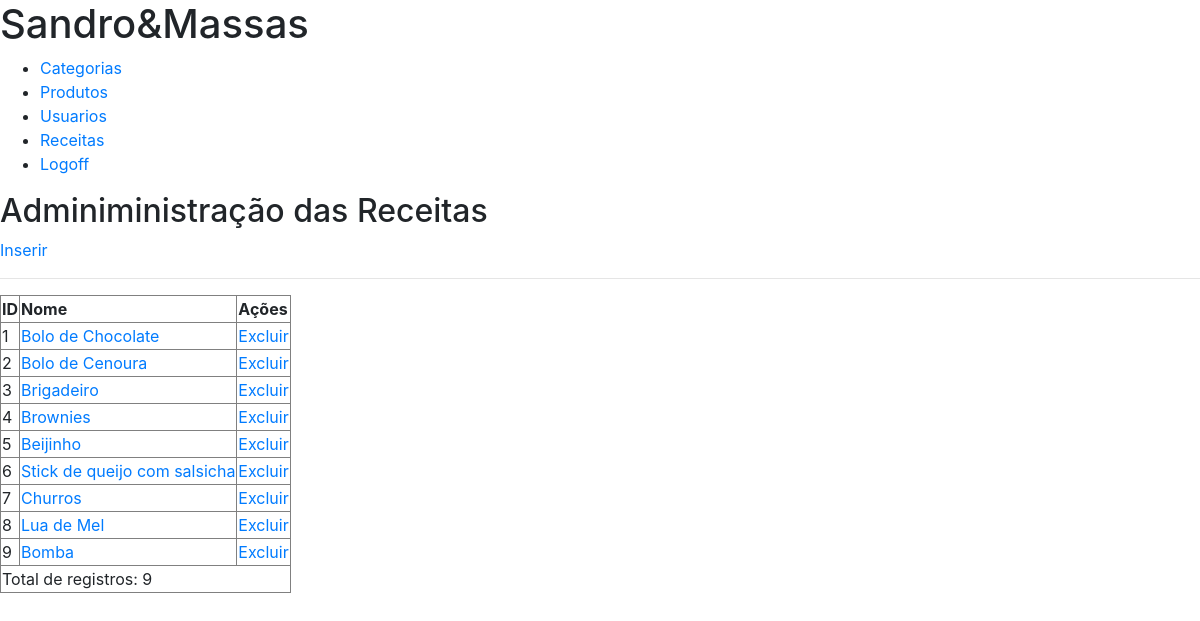
The page /admin/receitas-lista.php on the database as committed earlier.
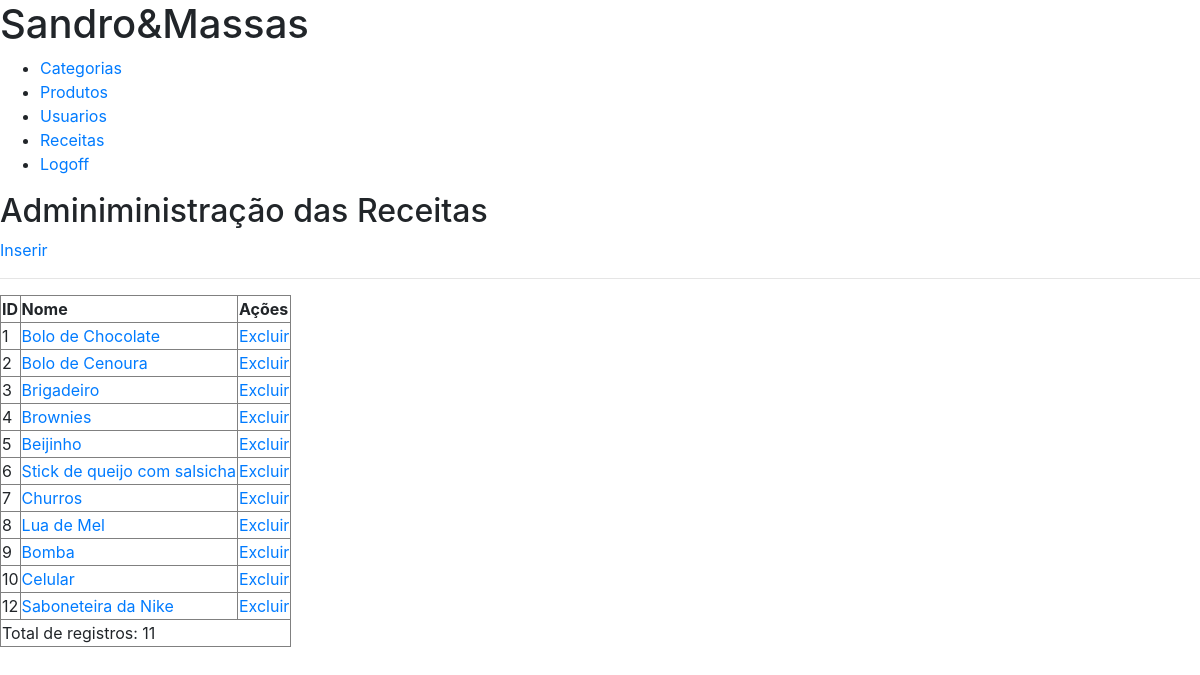
The same page on the database as committed later.
### tables this page shows
CREATE TABLE `receitas` (
  `ReceitaID` int(11) NOT NULL,
  `Titulo` varchar(100) NOT NULL,
  `Imagem` varchar(200) NOT NULL,
  `Descricao` longtext NOT NULL,
  `Video` longtext NOT NULL,
  `CategoriasReceitasID` int(11) NOT NULL
);

### admin/receitas-lista.php (the view)
<?php
include_once '../includes/_banco.php';
include_once '_head.php';
$sql = "SELECT * FROM receitas";
$resultado = mysqli_query($conn, $sql);
$total = mysqli_num_rows($resultado);
include_once '_menu.php';
?>
    <main>
        <h2>Adminiministração das Receitas</h2>
        <a href="receitas-salvar.php">Inserir</a>
        <hr>
        <table border="1">
            <tr>
                <th>ID</th>
                <th>Nome</th>
                <th>Ações</th>
            </tr>
            <?php
if ( $total > 0 ) {
                while ($dado = mysqli_fetch_array($resultado)) {
            ?>
                <tr>
                    <td><?php echo $dado['ReceitaID'];?></td>
                    <td><a href="receitas-salvar.php?acao=salvar&id=<?php echo $dado['ReceitaID'];?>"><?php echo $dado['Titulo'];?></a></td>
                    <td><a href="receitas-processa.php?acao=excluir&id=<?php echo $dado['ReceitaID']?>">Excluir</a></td>
                </tr>
            <?php
                }
            }else{
            ?>
            <tr>
                <td colspan="3">Resultados não encontrados</td>
            </tr>
            <?php
            }
            ?>
            <tr>
                <td colspan="3">Total de registros: <?php echo $total;?></td>
            </tr>
        </table>
    </main>
    <?php
    include_once '_footer.php';
    ?>

Rows that differ between the two databases and show on the page:
added receitas: ReceitaID "10", Titulo "Celular"
added receitas: ReceitaID "12", Titulo "Saboneteira da Nike"
Other text that changed with them:
$total: "9" → "11"
